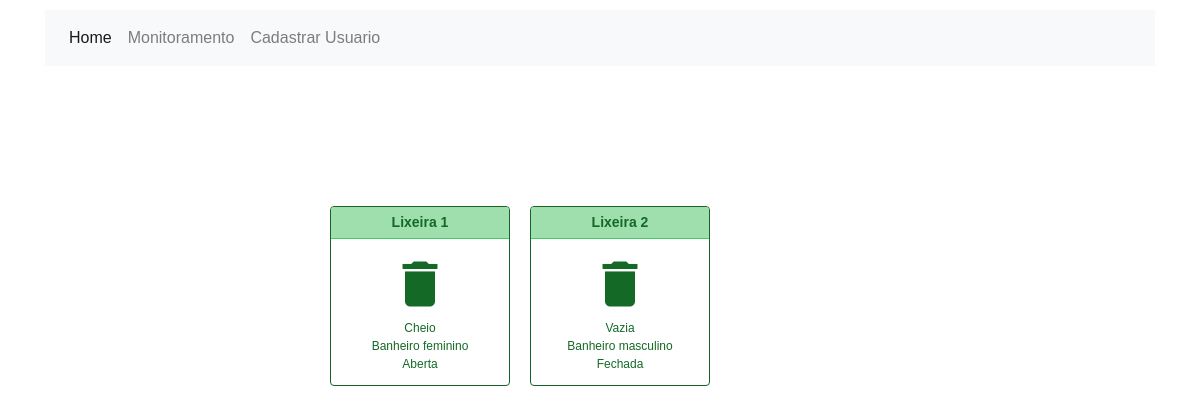
Before: /lixeiras with the older database file.
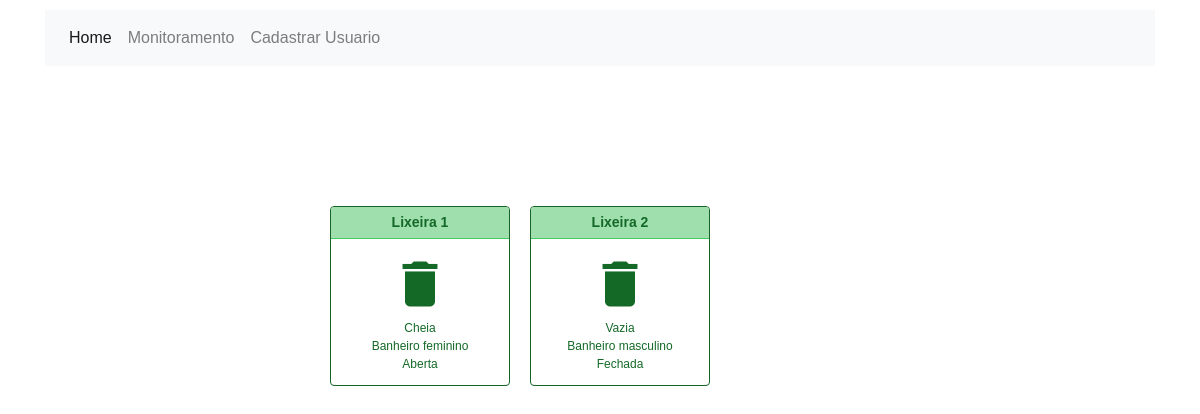
After: the same page with the newer database file.
### main.py (models this page shows, shortened)
class Lixeira(db.Model):
    id = db.Column(db.Integer, primary_key=True)
    localizacao = db.Column(db.String(80), nullable=False)
    capacidade = db.Column(db.String(120), nullable=False)
    aberta = db.Column(db.Boolean, nullable=False)

### main.py (the view)
@app.route('/lixeiras', methods=['GET'])
def getLixeira():
    lixeiras = Lixeira.query.all()
    return render_template('index.html', lixeiras=lixeiras)

### templates/index.html
{% extends "base.html" %}
{% block content %}
<body class="container">
<div class="container-center">
    <div class="container">
        <div class="row">
            <div class="col d-flex justify-content-center">
                <div class="wrapper">
                    {% for lixeira in lixeiras %}
                    <div class="card">
                        <div class="card-header">Lixeira {{lixeira.id}}</div>
                        <div class="card-main">
                            <i class="material-icons">delete</i>
                            <div class="main-description">{{lixeira.capacidade}}</div>
                            <div class="main-description">{{lixeira.localizacao}}</div>
                            {%if lixeira.aberta%}
                            <div class="main-description">Aberta</div>
                            {% else %}
                            <div class="main-description">Fechada</div>
                            {% endif %}
                        </div>
                    </div>
                    {% endfor %}
                </div>
            </div>
        </div>
    </div>
</div>
</body>
{% endblock %}

### templates/base.html (shortened to what this page needs)
<!DOCTYPE html>
<html lang="en">
<head>
    <link rel="stylesheet" href="https://maxcdn.bootstrapcdn.com/bootstrap/4.0.0-beta.2/css/bootstrap.min.css"
>
    <link rel= "stylesheet" type= "text/css" href= "{{url_for('static',filename='style.css') }}">
</head>
<nav class="navbar navbar-expand-lg navbar-light bg-light">
    <div class="collapse navbar-collapse" id="navbarNavAltMarkup">
        <div class="navbar-nav">
            <a class="nav-item nav-link active" href="/lixeiras"> Home <span class="sr-only">(current)</span></a>
            <a class="nav-item nav-link" href="/lixeiras">Monitoramento</a>
            <a class="nav-item nav-link" href="/cadastrarUsuario">Cadastrar Usuario</a>
        </div>
    </div>
</nav>
{% block content %}
{% endblock %}
</html>

### static/style.css (style rules this page uses)
body { font-family: 'Open Sans', sans-serif; }
.card { width: 180px; height: 180px; border: 1px solid #156426; margin: -20px; border-radius: 4px; overflow: hidden; display: flex; flex-direction: column; }
.card-header { color: #146927; text-align: center; font-size: 14px; font-weight: 600; border-bottom: 1px solid #45ca66; background-color: #9fdfad; padding: 5px 10px; }
.container-center { margin-top: 20vh; }
.card-main { display: flex; flex-direction: column; justify-content: center; align-items: center; padding: 15px 0; }
.material-icons { font-size: 60px; color: #146927; margin-bottom: 5px; }
.main-description { color: #146927; font-size: 12px; text-align: center; }
.wrapper { display: grid; grid-template-columns: 100px 100px 100px; grid-gap: 100px; justify-self: center; }
*, *:before, *:after { margin:0; padding:0; font-family: Arial,sans-serif; }
body { margin:10px; }
a { text-decoration: none; }

Changed rows visible on the page:
changed Lixeira "Banheiro feminino": capacidade "Cheio" → "Cheia"
